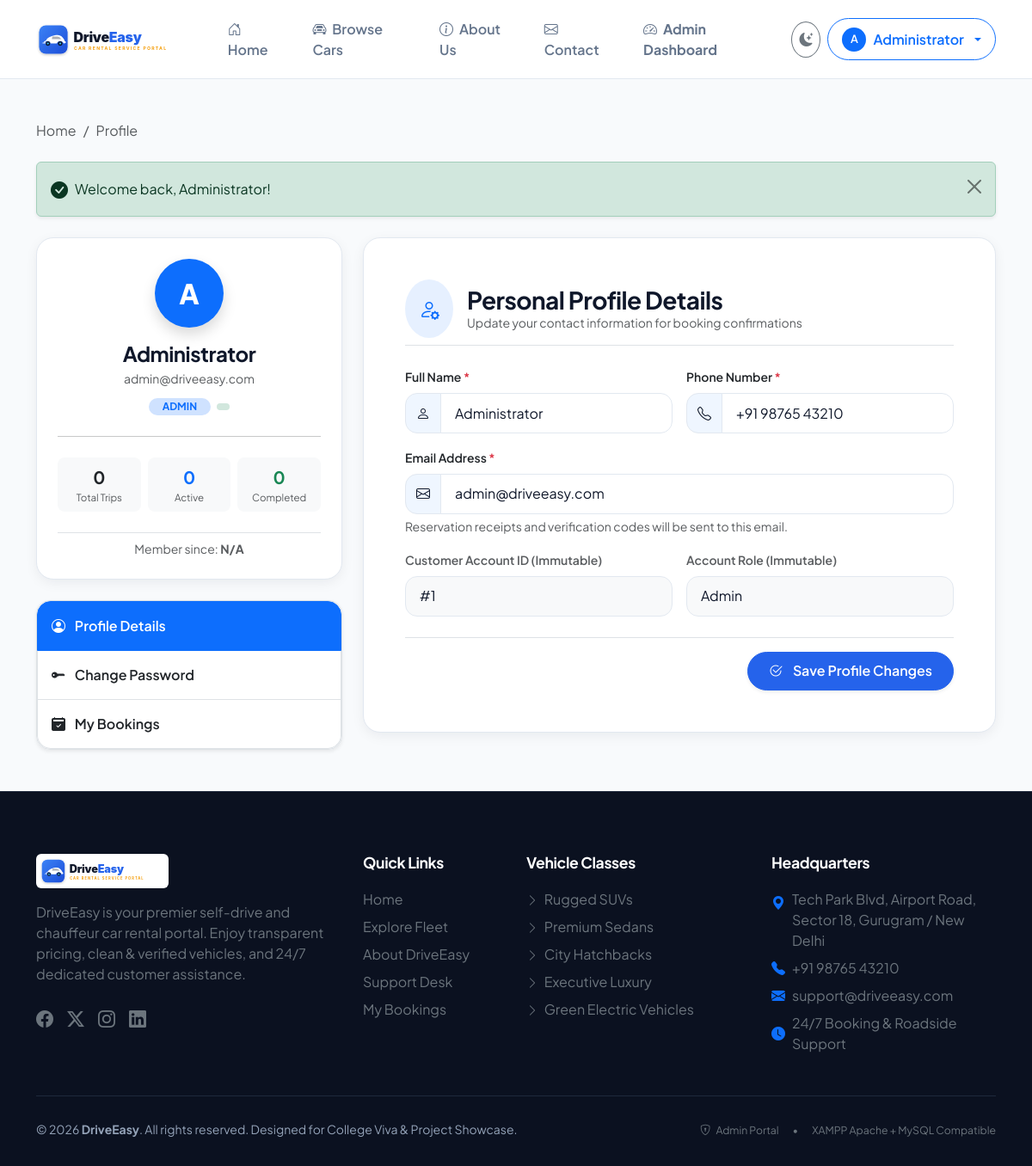
The app's page /profile.php (signed in) with its own data.
### tables this page shows
CREATE TABLE `users` (
  `id` INT AUTO_INCREMENT PRIMARY KEY,
  `name` VARCHAR(100) NOT NULL,
  `email` VARCHAR(100) NOT NULL UNIQUE,
  `phone` VARCHAR(20) NOT NULL,
  `password` VARCHAR(255) NOT NULL,
  `role` ENUM('customer', 'admin') NOT NULL DEFAULT 'customer',
  `status` ENUM('active', 'inactive') NOT NULL DEFAULT 'active',
  `created_at` TIMESTAMP NOT NULL DEFAULT CURRENT_TIMESTAMP
);

### includes/auth.php (called while the page is built, shortened)
<?php
require_once __DIR__ . '/functions.php';
function is_logged_in() {
    return isset($_SESSION['user_id']) && !empty($_SESSION['user_id']);
}
function is_admin() {
    return is_logged_in() && isset($_SESSION['user_role']) && $_SESSION['user_role'] === 'admin';
}
function current_user() {
    return [
        'id'    => $_SESSION['user_id'],
        'name'  => $_SESSION['user_name'] ?? 'User',
        'email' => $_SESSION['user_email'] ?? '',
        'phone' => $_SESSION['user_phone'] ?? '',
        'role'  => $_SESSION['user_role'] ?? 'customer'
    ];
}

### profile.php (the view, shortened to what this page needs)
<?php
require_once __DIR__ . '/includes/db.php';
require_once __DIR__ . '/includes/functions.php';
require_once __DIR__ . '/includes/auth.php';
$user_session = current_user();
$stmt = $pdo->prepare("SELECT * FROM users WHERE id = ? LIMIT 1");
$stmt->execute([$user_session['id']]);
$user = $stmt->fetch();
$errors = [];
$name = $user['name'];
$email = $user['email'];
$phone = $user['phone'];
$statsStmt = $pdo->prepare("
    SELECT
        COUNT(*) as total_bookings,
        SUM(CASE WHEN booking_status = 'Completed' THEN 1 ELSE 0 END) as completed_bookings,
        SUM(CASE WHEN booking_status IN ('Pending', 'Confirmed', 'Active') THEN 1 ELSE 0 END) as active_bookings
    FROM bookings
    WHERE user_id = ?
");
$statsStmt->execute([$user['id']]);
$userStats = $statsStmt->fetch();
require_once __DIR__ . '/includes/header.php';
require_once __DIR__ . '/includes/navbar.php';
?>
<main class="py-5">
    <div class="container">
        <nav aria-label="breadcrumb" class="mb-4">
            <ol class="breadcrumb small">
                <li class="breadcrumb-item"><a href="<?= base_url('index.php') ?>" class="text-muted">Home</a></li>
                <li class="breadcrumb-item active" aria-current="page">Profile</li>
            </ol>
        </nav>
        <div class="row g-4 justify-content-center">
            <div class="col-lg-4">
                <div class="card card-custom p-4 text-center mb-4">
                    <div class="bg-primary text-white rounded-circle d-flex align-items-center justify-content-center mx-auto mb-3 shadow" style="width: 80px; height: 80px; font-size: 2rem; font-weight: 800;">
                        <?= strtoupper(substr($user['name'], 0, 1)) ?>
                    </div>
                    <h4 class="fw-bold mb-1"><?= htmlspecialchars($user['name']) ?></h4>
                    <p class="text-muted small mb-2"><?= htmlspecialchars($user['email']) ?></p>
                    <div>
                        <span class="badge bg-primary-subtle text-primary text-uppercase px-3 py-1 rounded-pill fw-bold">
                            <?= htmlspecialchars($user['role']) ?>
                        </span>
                        <span class="badge bg-success-subtle text-success px-2.5 py-1 rounded-pill ms-1">
                        </span>
                    </div>
                    <hr class="my-4">
                    <div class="row g-2 text-center">
                        <div class="col-4">
                            <div class="p-2 bg-body-tertiary rounded-3">
                                <div class="fw-bold fs-5 text-dark"><?= $userStats['total_bookings'] ?: 0 ?></div>
                                <div class="text-muted" style="font-size: 0.72rem;">Total Trips</div>
                            </div>
                        </div>
                        <div class="col-4">
                            <div class="p-2 bg-body-tertiary rounded-3">
                                <div class="fw-bold fs-5 text-primary"><?= $userStats['active_bookings'] ?: 0 ?></div>
                                <div class="text-muted" style="font-size: 0.72rem;">Active</div>
                            </div>
                        </div>
                        <div class="col-4">
                            <div class="p-2 bg-body-tertiary rounded-3">
                                <div class="fw-bold fs-5 text-success"><?= $userStats['completed_bookings'] ?: 0 ?></div>
                                <div class="text-muted" style="font-size: 0.72rem;">Completed</div>
                            </div>
                        </div>
                    </div>
                    <div class="text-muted small mt-4 pt-2 border-top">
                        Member since: <strong><?= format_date($user['created_at'], 'd M Y') ?></strong>
                    </div>
                </div>
                <div class="list-group shadow-sm rounded-4 overflow-hidden border">
                    <a href="<?= base_url('profile.php') ?>" class="list-group-item list-group-item-action active fw-semibold py-3">
                        <i class="bi bi-person-circle me-2"></i> Profile Details
                    </a>
                    <a href="<?= base_url('change-password.php') ?>" class="list-group-item list-group-item-action fw-semibold py-3">
                        <i class="bi bi-key-fill me-2"></i> Change Password
                    </a>
                    <a href="<?= base_url('my-bookings.php') ?>" class="list-group-item list-group-item-action fw-semibold py-3">
                        <i class="bi bi-calendar2-check-fill me-2"></i> My Bookings
                    </a>
                </div>
            </div>
            <div class="col-lg-8">
                <div class="card card-custom p-4 p-md-5">
                    <div class="d-flex align-items-center mb-4 pb-2 border-bottom">
                        <div class="bg-primary bg-opacity-10 text-primary p-3 rounded-circle me-3 fs-4">
                            <i class="bi bi-person-gear"></i>
                        </div>
                        <div>
                            <h3 class="fw-bold mb-0">Personal Profile Details</h3>
                            <p class="text-muted small mb-0">Update your contact information for booking confirmations</p>
                        </div>
                    </div>
                    <form action="<?= base_url('profile.php') ?>" method="POST" class="prevent-double-submit">
                        <div class="row g-3">
                            <div class="col-md-6">
                                <label class="form-label small fw-semibold">Full Name <span class="text-danger">*</span></label>
                                <div class="input-group">
                                    <span class="input-group-text"><i class="bi bi-person"></i></span>
                                    <input type="text" name="name" class="form-control <?= isset($errors['name']) ? 'is-invalid' : '' ?>" value="<?= htmlspecialchars($name) ?>" required>
                                </div>
                            </div>
                            <div class="col-md-6">
                                <label class="form-label small fw-semibold">Phone Number <span class="text-danger">*</span></label>
                                <div class="input-group">
                                    <span class="input-group-text"><i class="bi bi-telephone"></i></span>
                                    <input type="tel" name="phone" class="form-control <?= isset($errors['phone']) ? 'is-invalid' : '' ?>" value="<?= htmlspecialchars($phone) ?>" required>
                                </div>
                            </div>
                            <div class="col-12">
                                <label class="form-label small fw-semibold">Email Address <span class="text-danger">*</span></label>
                                <div class="input-group">
                                    <span class="input-group-text"><i class="bi bi-envelope"></i></span>
                                    <input type="email" name="email" class="form-control <?= isset($errors['email']) ? 'is-invalid' : '' ?>" value="<?= htmlspecialchars($email) ?>" required>
                                </div>
                                <div class="form-text small">Reservation receipts and verification codes will be sent to this email.</div>
                            </div>
                            <div class="col-md-6">
                                <label class="form-label small fw-semibold text-muted">Customer Account ID (Immutable)</label>
                                <input type="text" class="form-control bg-light" value="#<?= $user['id'] ?>" readonly disabled>
                            </div>
                            <div class="col-md-6">
                                <label class="form-label small fw-semibold text-muted">Account Role (Immutable)</label>
                                <input type="text" class="form-control bg-light text-capitalize" value="<?= htmlspecialchars($user['role']) ?>" readonly disabled>
                            </div>
                        </div>
                        <div class="mt-4 pt-3 border-top d-flex justify-content-end">
                            <button type="submit" class="btn btn-primary px-4 rounded-pill shadow-sm">
                                <i class="bi bi-check2-circle me-1"></i> Save Profile Changes
                            </button>
                        </div>
                    </form>
                </div>
            </div>
        </div>
    </div>
</main>
<?php require_once __DIR__ . '/includes/footer.php'; ?>

### includes/navbar.php (shortened to what this page needs)
<?php
require_once __DIR__ . '/functions.php';
require_once __DIR__ . '/auth.php';
$current_script = basename($_SERVER['SCRIPT_NAME']);
?>
<nav class="navbar navbar-expand-lg navbar-custom sticky-top">
    <div class="container">
        <a class="navbar-brand d-flex align-items-center me-4" href="<?= base_url('index.php') ?>">
            <img src="<?= asset_url('images/logo.svg') ?>" alt="DriveEasy" height="42">
        </a>
        <div class="collapse navbar-collapse" id="mainNavbarCollapse">
            <ul class="navbar-nav me-auto mb-2 mb-lg-0">
                <li class="nav-item">
                    <a class="nav-link <?= ($current_script === 'index.php') ? 'active' : '' ?>" href="<?= base_url('index.php') ?>">
                        <i class="bi bi-house-door me-1"></i> Home
                    </a>
                </li>
                <li class="nav-item">
                    <a class="nav-link <?= ($current_script === 'cars.php' || $current_script === 'car-details.php') ? 'active' : '' ?>" href="<?= base_url('cars.php') ?>">
                        <i class="bi bi-car-front me-1"></i> Browse Cars
                    </a>
                </li>
                <li class="nav-item">
                    <a class="nav-link <?= ($current_script === 'about.php') ? 'active' : '' ?>" href="<?= base_url('about.php') ?>">
                        <i class="bi bi-info-circle me-1"></i> About Us
                    </a>
                </li>
                <li class="nav-item">
                    <a class="nav-link <?= ($current_script === 'contact.php') ? 'active' : '' ?>" href="<?= base_url('contact.php') ?>">
                        <i class="bi bi-envelope me-1"></i> Contact
                    </a>
                </li>
                <?php if (is_admin()): ?>
                <li class="nav-item">
                    <a class="nav-link text-warning fw-bold" href="<?= base_url('admin/dashboard.php') ?>">
                        <i class="bi bi-speedometer2 me-1"></i> Admin Dashboard
                    </a>
                </li>
                <?php endif; ?>
            </ul>
            <div class="d-flex align-items-center gap-2 mt-3 mt-lg-0">
                <button type="button" class="btn btn-outline-secondary rounded-circle d-none d-lg-inline-flex p-2" id="themeToggleBtn" aria-label="Toggle dark mode" title="Toggle Light/Dark Theme">
                </button>
                <?php if (is_logged_in()):
                    $user = current_user();
                ?>
                    <div class="dropdown">
                        <button class="btn btn-outline-primary dropdown-toggle d-flex align-items-center gap-2 rounded-pill px-3 py-1.5" type="button" id="userMenuDropdown" data-bs-toggle="dropdown" aria-expanded="false">
                            <span class="bg-primary text-white rounded-circle d-flex align-items-center justify-content-center" style="width: 28px; height: 28px; font-size: 0.8rem;">
                                <?= strtoupper(substr($user['name'], 0, 1)) ?>
                            </span>
                            <span class="d-inline-block text-truncate" style="max-width: 140px;"><?= htmlspecialchars($user['name']) ?></span>
                        </button>
                    </div>
                <?php endif; ?>
            </div>
        </div>
    </div>
</nav>

### assets/css/style.css (style rules this page uses)
:root { --font-family: 'Plus Jakarta Sans', -apple-system, BlinkMacSystemFont, "Segoe UI", Roboto, sans-serif; --de-primary: #2563eb; --de-primary-hover: #1d4ed8; --de-primary-light: #eff6ff; --de-secondary: #0f172a; --de-accent: #f59e0b; --de-accent-hover: #d97706; --de-success: #10b981; --de-danger: #ef4444; --de-warning: #f59e0b; --de-info: #06b6d4; --de-bg: #f8fafc; --de-card-bg: #ffffff; --de-text-main: #0f172a; --de-text-muted: #64748b; --de-border: #e2e8f0; --de-radius-sm: 8px; --de-radius-md: 14px; --de-radius-lg: 20px; --de-radius-xl: 28px; --de-shadow-sm: 0 1px 3px rgba(0, 0, 0, 0.05); --de-shadow-md: 0 4px 16px -2px rgba(15, 23, 42, 0.08); --de-shadow-lg: 0 12px 32px -4px rgba(15, 23, 42, 0.12); --de-shadow-hover: 0 20px 35px -5px rgba(37, 99, 235, 0.15); --de-sidebar-width: 270px; }
* { box-sizing: border-box; }
body { font-family: var(--font-family); background-color: var(--de-bg); color: var(--de-text-main); min-height: 100vh; display: flex; flex-direction: column; overflow-x: hidden; transition: background-color 0.3s ease, color 0.3s ease; }
main { flex: 1 0 auto; }
h1, h2, h3, h4, h5, h6 { color: var(--de-text-main); font-weight: 700; letter-spacing: -0.02em; }
a { text-decoration: none; transition: all 0.2s ease; }
.navbar-custom { background: rgba(255, 255, 255, 0.95); backdrop-filter: blur(12px); -webkit-backdrop-filter: blur(12px); border-bottom: 1px solid var(--de-border); padding: 0.85rem 0; transition: all 0.3s ease; z-index: 1030; }
.navbar-brand img { height: 40px; width: auto; }
.nav-link { font-weight: 600; color: var(--de-text-muted) !important; padding: 0.5rem 1rem !important; border-radius: var(--de-radius-sm); transition: all 0.2s ease; }
.btn { font-weight: 600; padding: 0.6rem 1.4rem; border-radius: var(--de-radius-md); transition: all 0.25s cubic-bezier(0.16, 1, 0.3, 1); display: inline-flex; align-items: center; justify-content: center; gap: 0.5rem; }
.btn-primary { background-color: var(--de-primary); border-color: var(--de-primary); color: #ffffff; box-shadow: 0 4px 14px rgba(37, 99, 235, 0.25); }
.card-custom { background: var(--de-card-bg); border: 1px solid var(--de-border); border-radius: var(--de-radius-lg); box-shadow: var(--de-shadow-md); overflow: hidden; }
.form-control, .form-select { border: 1px solid var(--de-border); border-radius: var(--de-radius-md); padding: 0.65rem 1rem; background-color: var(--de-card-bg); color: var(--de-text-main); transition: border-color 0.2s, box-shadow 0.2s; }
.input-group-text { border: 1px solid var(--de-border); background: var(--de-primary-light); color: var(--de-text-main); border-radius: var(--de-radius-md); }

### records on screen
users: name "A", name "Administrator", email "admin@driveeasy.com", role "ADMIN", phone "+91 98765 43210", id "#1", role "admin"

### other values on screen
$msg "Welcome back, Administrator!"
$userStats['total_bookings'] ?: 0 "0"
$userStats['active_bookings'] ?: 0 "0"
$userStats['completed_bookings'] ?: 0 "0"
format_date($user['created_at'], 'd M Y') "N/A"
